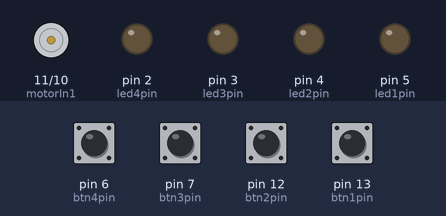
Simulated run of this sketch. Board: Arduino Uno, built with avr-gcc and run on an emulated ATmega328P. On the bench: motor-driver pin pairs drawn as motors (green arrow = first pin HIGH = forward, orange = second pin HIGH = backward, longer = more drive), output pins drawn as LEDs (lit = HIGH). Dashed ring = blinking. The test bench sets the inputs (shaded band); at power-on: pin 6 (btn4pin), pin 7 (btn3pin), pin 12 (btn2pin), pin 13 (btn1pin) HIGH.

Above: at 1.2 s.
1.3 s: pin 13 (btn1pin) pulled LOW for 0.15 s
At 2.8 s:
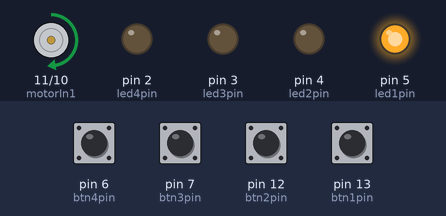
4.3 s: pin 6 (btn4pin) pulled LOW for 0.15 s
At 4.51 s:
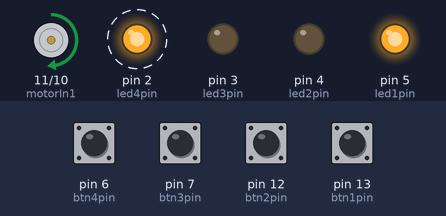
7.3 s: pin 7 (btn3pin) pulled LOW for 0.15 s
At 7.51 s:
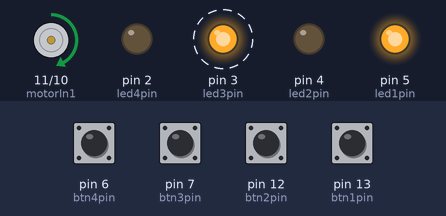
10.3 s: pin 12 (btn2pin) pulled LOW for 0.15 s
At 12.1 s:
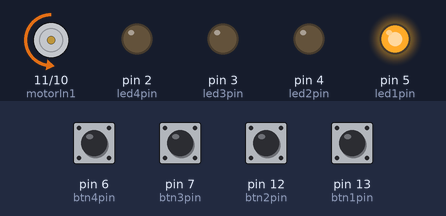
13.3 s: pin 6 (btn4pin) pulled LOW for 1 s
At 14.36 s:
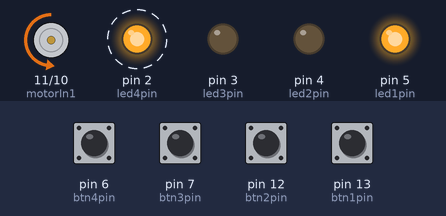
16.4 s: pin 7 (btn3pin) pulled LOW for 1 s
At 17.46 s:
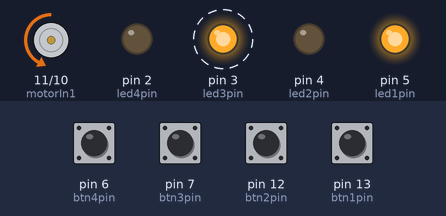
Timing chart, 0 to 19.7 s (numbered marks = the images above; inputs shaded):
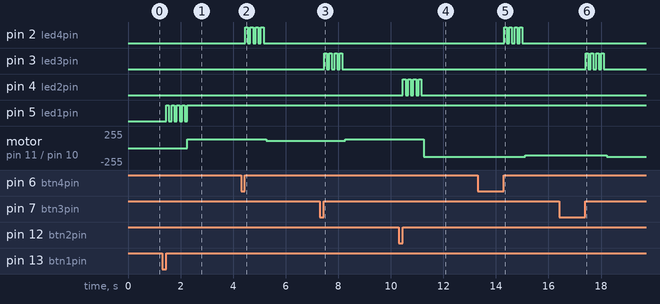

Measured:
- after the input at 1.3 s, pin 5 (led1pin): alternates HIGH for 0.10 s and LOW for 0.10 s, 9 changes in all, then stays HIGH, starting after 0.16 s; motor on pin 11 (motorIn1) / pin 10 (motorIn2): stopped → forward 128/255 after 0.96 s
- after the input at 4.3 s, pin 2 (led4pin): alternates HIGH for 0.10 s and LOW for 0.10 s, 8 changes in all, then stays LOW, starting after 0.16 s; motor on pin 11 (motorIn1) / pin 10 (motorIn2): forward 128/255 → forward 108/255 after 0.96 s
- after the input at 7.3 s, pin 3 (led3pin): alternates HIGH for 0.10 s and LOW for 0.10 s, 8 changes in all, then stays LOW, starting after 0.16 s; motor on pin 11 (motorIn1) / pin 10 (motorIn2): forward 108/255 → forward 128/255 after 0.96 s
- after the input at 10.3 s, pin 4 (led2pin): alternates HIGH for 0.10 s and LOW for 0.10 s, 8 changes in all, then stays LOW, starting after 0.16 s; motor on pin 11 (motorIn1) / pin 10 (motorIn2): forward 128/255 → backward 128/255 after 0.96 s
- after the input at 13.3 s, pin 2 (led4pin): alternates HIGH for 0.10 s and LOW for 0.10 s, 8 changes in all, then stays LOW, starting after 1.0 s; motor on pin 11 (motorIn1) / pin 10 (motorIn2): backward 128/255 → backward 108/255 after 1.8 s
- after the input at 16.4 s, pin 3 (led3pin): alternates HIGH for 0.10 s and LOW for 0.10 s, 8 changes in all, then stays LOW, starting after 1.0 s; motor on pin 11 (motorIn1) / pin 10 (motorIn2): backward 108/255 → backward 128/255 after 1.8 s

The sketch:

_14_motor.ino
```cpp
/***********************************************************
File name: 14_motor.ino
Description: The state of DC motor includes its forward, reverse,
             acceleration, deceleration and stop.
Website: www.adeept.com
E-mail: support@adeept.com
Author: Tom
Date: 2015/05/02
***********************************************************/

const int motorIn1 = 11;  //attach to one of the pin of the motor
const int motorIn2 = 10;  //attach to another pin of the motor

int btn1pin=13;           //Set the digital 13 to button interface
int led1pin=5;            //definition digital 5 pins as pin to control the LED
int btn2pin=12;           //Set the digital 12 to button interface
int led2pin=4;            //definition digital 4 pins as pin to control the LED
int btn3pin=7;            //Set the digital 7 to button interface
int led3pin=3;            //definition digital 3 pins as pin to control the LED
int btn4pin=6;            //Set the digital 6 to button interface
int led4pin=2;            //definition digital 2 pins as pin to control the LED

int state = 0;            //Record the motor state. 0:STOP  1:forward  2:reverse
int DCmotorspeed = 128;   //Motor speed  0~255

void setup()
{
  pinMode(motorIn1,OUTPUT);     //initialize the motorIn1 pin as output
  pinMode(motorIn2,OUTPUT);     //initialize the motorIn2 pin as output
  pinMode(btn1pin,INPUT_PULLUP);//Set digital 13 port mode, the INPUT for the input
  pinMode(led1pin,OUTPUT);      //Set digital 5 port mode, the OUTPUT for the output
  pinMode(btn2pin,INPUT_PULLUP);//Set digital 12 port mode, the INPUT for the input
  pinMode(led2pin,OUTPUT);      //Set digital 4 port mode, the OUTPUT for the output
  pinMode(btn3pin,INPUT_PULLUP);//Set digital 7 port mode, the INPUT for the input
  pinMode(led3pin,OUTPUT);      //Set digital 3 port mode, the OUTPUT for the output
  pinMode(btn4pin,INPUT_PULLUP);//Set digital 6 port mode, the INPUT for the input
  pinMode(led4pin,OUTPUT);      //Set digital 2 port mode, the OUTPUT for the output
}

void loop()
{
  if(digitalRead(btn1pin)==LOW)          //Detection button interface to low
  {
      delay(10);                         //Delay 10ms for the elimination of key leading-edge jitter
      if(digitalRead(btn1pin)==LOW)      //Confirm button is pressed
      {
        while(digitalRead(btn1pin)==LOW);//Wait for key interfaces to high
        delay(10);                       //delay 10ms for the elimination of key trailing-edge jitter
        while(digitalRead(btn1pin)==LOW);//Confirm button release
        for(int i=0;i<4;i++)
        {
          digitalWrite(led1pin,HIGH); //Output control status LED, ON
          delay(100);                 //delay 100ms
          digitalWrite(led1pin,LOW);  //Output control status LED, OFF
          delay(100);                 //delay 100ms
        }
        if(state!=0)                  //Detecting the motor is running
        {
           state = 0;                 // Motor stop
           digitalWrite(led1pin,LOW); //Output control status LED, OFF
        }
        else
        {
           state = 1;                 //Motor Run
           digitalWrite(led1pin,HIGH);//Output control status LED, ON
        }
      }
   }

  if(digitalRead(btn2pin)==LOW)          //Detection button interface to low
  {
      delay(10);                         //Delay 10ms for the elimination of key leading-edge jitter
      if(digitalRead(btn2pin)==LOW)      //Confirm button is pressed
      {
        while(digitalRead(btn2pin)==LOW);//Wait for key interfaces to high
        delay(10);                       //delay 10ms for the elimination of key trailing-edge jitter
        while(digitalRead(btn2pin)==LOW);//Confirm button release
        if(state!=0)                     //Detecting the motor is running
        {
           for(int i=0;i<4;i++)
           {
              digitalWrite(led2pin,HIGH);//Output control status LED, ON
              delay(100);                //delay 100ms
              digitalWrite(led2pin,LOW); //Output control status LED, OFF
              delay(100);                //delay 100ms
            }
            if(state==1)                 //Motor forward
            {state = 2;}                 //Motor reverse
            else if(state==2)            //Motor reverse
            {state = 1;}                 //Motor forward
         }
      }
   }

  if(digitalRead(btn3pin)==LOW)          //Detection button interface to low
  {
      delay(10);                         //Delay 10ms for the elimination of key leading-edge jitter
      if(digitalRead(btn3pin)==LOW)      //Confirm button is pressed
      {
        while(digitalRead(btn3pin)==LOW);//Wait for key interfaces to high
        delay(10);                       //delay 10ms for the elimination of key trailing-edge jitter
        while(digitalRead(btn3pin)==LOW);//Confirm button release
        if(state!=0)
        {
            for(int i=0;i<4;i++)
            {
               digitalWrite(led3pin,HIGH);//Output control status LED, ON
               delay(100);                //delay 100ms
               digitalWrite(led3pin,LOW); //Output control status LED, OFF
               delay(100);                //delay 100ms
             }
             if(DCmotorspeed<230)
             {DCmotorspeed += 20;}       //Motor speed increases 20
             else
             {DCmotorspeed = 230;}       //Motor speed  230
         }
      }
   }

   if(digitalRead(btn4pin)==LOW)         //Detection button interface to low
   {
      delay(10);                         //Delay 10ms for the elimination of key leading-edge jitter
      if(digitalRead(btn4pin)==LOW)      //Confirm button is pressed
      {
        while(digitalRead(btn4pin)==LOW);//Wait for key interfaces to high
        delay(10);                       //delay 10ms for the elimination of key trailing-edge jitter
        while(digitalRead(btn4pin)==LOW);//Confirm button release
        if(state!=0)
        {
           for(int i=0;i<4;i++)
           {
              digitalWrite(led4pin,HIGH);//Output control status LED, ON
              delay(100);                //Delay 100ms
              digitalWrite(led4pin,LOW); //Output control status LED, OFF
              delay(100);                //Delay 100ms
            }
            if(DCmotorspeed>30)
            {DCmotorspeed -= 20;}        //Motor speed reduction 20
            else
            {DCmotorspeed = 20;}         //Motor speed 20
        }
      }
   }

  switch(state)
  {
    case 0:  clockwise(0);                  //rotate clockwise
             break;
    case 1:  clockwise(DCmotorspeed);       //rotate clockwise
             break;
    case 2:  counterclockwise(DCmotorspeed);//rotate clockwise
             break;
    default: clockwise(0);                  //rotate clockwise
             break;
  }
}

//The function to drive motor rotate clockwise
void clockwise(int Speed)
{
  analogWrite(motorIn1,Speed); //set the speed of motor
  analogWrite(motorIn2,0);     //stop the motorIn2 pin of motor
}

//The function to drive motor rotate counterclockwise
void counterclockwise(int Speed)
{
  analogWrite(motorIn1,0);     //stop the motorIn1 pin of motor
  analogWrite(motorIn2,Speed); //set the speed of motor
}
```
